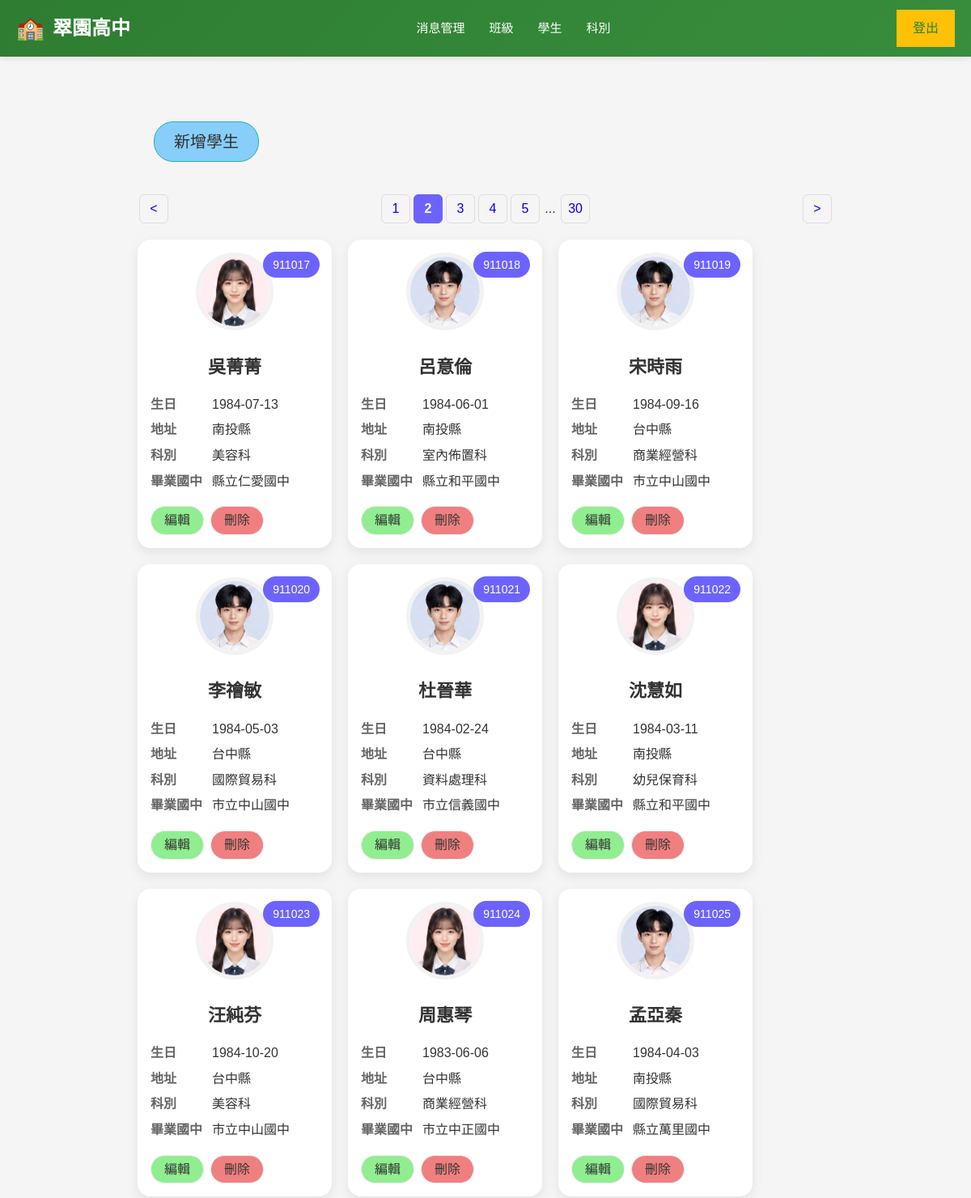
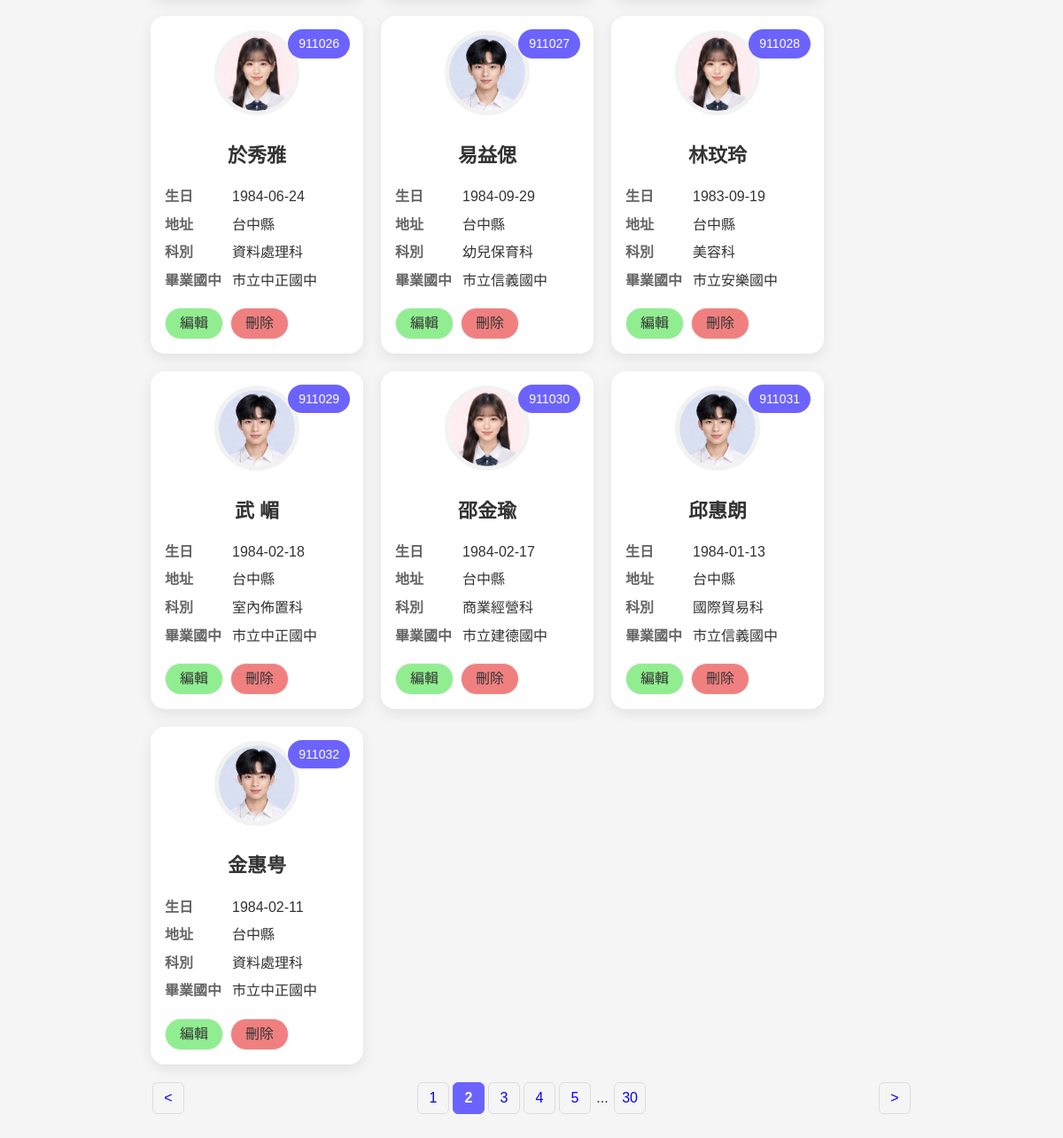
/school/admin.php?inc=students&page=2, run on the app's committed database (2 pictures, top to bottom).
### tables this page shows
CREATE TABLE `students` (
  `id` int(10) UNSIGNED NOT NULL,
  `school_num` int(6) DEFAULT NULL COMMENT '學號',
  `name` varchar(8) DEFAULT NULL COMMENT '姓名',
  `birthday` date DEFAULT NULL COMMENT '出生年月日',
  `uni_id` varchar(10) DEFAULT NULL COMMENT '身分證號碼',
  `addr` varchar(32) DEFAULT NULL COMMENT '住址',
  `parents` varchar(8) DEFAULT NULL COMMENT '家長',
  `tel` varchar(16) DEFAULT NULL COMMENT '電話',
  `dept` varchar(8) DEFAULT NULL COMMENT '科別',
  `graduate_at` varchar(16) DEFAULT NULL COMMENT '畢業國中',
  `status_code` varchar(4) DEFAULT NULL
);

CREATE TABLE `dept` (
  `id` int(10) UNSIGNED NOT NULL,
  `code` varchar(3) NOT NULL,
  `name` varchar(32) NOT NULL
);

CREATE TABLE `graduate_school` (
  `id` int(10) UNSIGNED NOT NULL,
  `county` varchar(8) NOT NULL,
  `name` varchar(64) NOT NULL
);

### school/include/students.php (the view, shortened to what this page needs)
<a href="?inc=add_student" class='add-btn'>新增學生</a>
<?php
$total_students=$pdo->query("select count(*) from `students`")->fetchColumn();
$div=16;
$pages=ceil($total_students/$div);
$now_page=$_GET['page']??1;
$start=($now_page-1)*$div;
$sql="select
             `students`.`school_num`,
             `students`.`name`,
             `dept`.`name` as 'dept_name',
             `addr`,
             `uni_id`,
             `graduate_school`.`name` as 'graduate_school',
             `birthday`
        from `class_student`,
             `students`,
             `dept`,
             `graduate_school`
       where `class_student`.`school_num`=`students`.`school_num` AND
             `dept`.`id`=`students`.`dept` AND
             `graduate_school`.`id`=`students`.`graduate_at`
        limit $start,$div";
$students=$pdo->query($sql)->fetchAll();
?>
<div class='page-nav'>
<?php
    if($now_page-1 >0){
        $perv=$now_page-1;
        echo "<a href='?inc=students&page=$perv'> < </a>";
    }else{
        echo "<a href='javascript:return false;'> < </a>";
    }
    echo "<div>";
    $start_page=$now_page-2;
    $end_page=$now_page+2;
    if($start_page <=1){
        $start_page=1;
        $end_page=min(5,$pages);
    }
    for($i=$start_page;$i<=$end_page;$i++){
        $now_class=($now_page==$i)?"now-page":"";
       echo "<a href='?inc=students&page=$i' class='$now_class'> $i </a>";
    }
    if($now_page < $pages-2){
        echo "<span> ... </span>";
        echo "<a href='?inc=students&page=$pages'> $pages </a>";
    }
    echo "</div>";
    if($now_page+1 <=$pages){
        $next=$now_page+1;
        echo "<a href='?inc=students&page=$next'> > </a>";
    }else{
        echo "<a href='javascript:return false;'> > </a>";
    }
    ?>
</div>
<?php
echo "<div class='student-list'>";
foreach($students as $student):?>
    <div class="student-card">
        <div class="student-id">
            <?= $student['school_num']; ?>
        </div>
        <div class="student-photo">
            <?php if(isset($student['header'])):;?>
            <img src="img/<?= $student['header']; ?>">
            <?php else :;?>
            <img src="img/<?= (mb_substr($student['uni_id'],1,1)==1)?'header_default_boy.jpg':'header_default_girl.jpg'; ?>">
            <?php endif;?>
        </div>
        <div class="student-name">
            <?= $student['name'] ?>
        </div>
        <div class="student-info">
            <div class="info-row">
                <span class="label">生日</span>
                <span class="value"><?= $student['birthday']; ?></span>
            </div>
            <div class="info-row">
                <span class="label">地址</span>
                <span class="value"><?= mb_substr($student['addr'],0,3); ?></span>
            </div>
            <div class="info-row">
                <span class="label">科別</span>
                <span class="value"><?= $student['dept_name']; ?></span>
            </div>
            <div class="info-row">
                <span class="label">畢業國中</span>
                <span class="value"><?= $student['graduate_school']; ?></span>
            </div>
            <div class="btn-row">
                <a class="edit-btn" href="?inc=edit_student&num=<?= $student['school_num']; ?>">編輯</a>
                <a class="del-btn" href="?inc=delete_student&num=<?= $student['school_num']; ?>">刪除</a>
            </div>
        </div>
    </div>
    <?php endforeach;?>
</div>
<div class='page-nav'>
<?php
    if($now_page-1 >0){
        $perv=$now_page-1;
        echo "<a href='?inc=students&page=$perv'> < </a>";
    }else{
        echo "<a href='javascript:return false;'> < </a>";
    }
    echo "<div>";
    $start_page=$now_page-2;
    $end_page=$now_page+2;
    if($start_page <=1){
        $start_page=1;
        $end_page=min(5,$pages);
    }
    for($i=$start_page;$i<=$end_page;$i++){
        $now_class=($now_page==$i)?"now-page":"";
       echo "<a href='?inc=students&page=$i' class='$now_class'> $i </a>";
    }
    if($now_page < $pages-2){
        echo "<span> ... </span>";
        echo "<a href='?inc=students&page=$pages'> $pages </a>";
    }
    echo "</div>";
    if($now_page+1 <=$pages){
        $next=$now_page+1;
        echo "<a href='?inc=students&page=$next'> > </a>";
    }else{
        echo "<a href='javascript:return false;'> > </a>";
    }
    ?>
</div>

### school/css/global.css (style rules this page uses)
* { margin: 0; padding: 0; box-sizing: border-box; }
:root { --primary-color: #2e7d32; --primary-light: #388e3c; --accent-color: #ff9800; --accent-dark: #f57c00; --secondary-color: #ffc107; --text-primary: #333; --text-secondary: #666; --text-light: #999; --bg-light: #f5f5f5; --bg-lightest: #f9fbe7; --border-color: #e0e0e0; --shadow-sm: 0 2px 4px rgba(0, 0, 0, 0.1); --shadow-md: 0 4px 12px rgba(0, 0, 0, 0.08); --shadow-lg: 0 8px 20px rgba(0, 0, 0, 0.15); --transition: all 0.3s ease; }
html, body { font-family: 'Arial', 'Microsoft YaHei', sans-serif; line-height: 1.6; color: var(--text-primary); }
body { background-color: var(--bg-light); }
a { color: var(--primary-color); text-decoration: none; transition: var(--transition); }

### school/css/card.css (style rules this page uses)
.student-list { display: flex; flex-wrap: wrap; gap: 20px; margin: 16px 0; }
.student-card { width: 240px; background: #ffffff; border-radius: 16px; padding: 16px; box-shadow: 0 5px 15px rgba(0, 0, 0, 0.08); position: relative; transition: 0.3s; }
.student-id { position: absolute; top: 15px; right: 15px; background: #6c63ff; color: white; padding: 5px 12px; border-radius: 30px; font-size: 14px; }
.student-photo { text-align: center; margin-bottom: 15px; }
.student-photo img { width: 96px; height: 96px; border-radius: 50%; object-fit: cover; border: 5px solid #f2f2f2; }
.student-name { text-align: center; font-size: 22px; font-weight: bold; margin-bottom: 16px; margin-top: 20px; }
.student-info { display: flex; flex-direction: column; gap: 6px; }
.info-row { display: flex; }
.label { width: 76px; color: #666; font-weight: bold; }
.value { flex: 1; color: #333; }
.btn-row { display: flex; gap: 8px; margin-top: 12px; }
a.edit-btn { padding: 4px 16px; border: 1px solid #eee; border-radius: 20px; background: lightgreen; text-decoration: none; cursor: pointer; transition: all 0.3s ease; display: inline-block; color: #333; }
a.del-btn { padding: 4px 16px; border: 1px solid #eee; border-radius: 20px; background: lightcoral; text-decoration: none; cursor: pointer; transition: all 0.3s ease; display: inline-block; color: #333; }
.add-btn { display: inline-block; padding: 8px 24px; background: lightskyblue; margin: 20px; border: 1px solid lightseagreen; border-radius: 24px; font-size: 20px; text-decoration: none; cursor: pointer; transition: all 0.3s ease; color: #333; }
.page-nav { display: flex; justify-content: space-between; width: 100%; flex-wrap: wrap; gap: 10px; margin: 20px 0; }
.page-nav a { text-decoration: none; display: inline-block; margin: 0px 2px; padding: 4px; border: 1px solid #ddd; border-radius: 6px; width: 36px; height: 36px; text-align: center; color: blue; transition: all 0.3s ease; }
.page-nav .now-page { background: #6c63ff; color: white; border-color: #6c63ff; font-weight: 600; }

### data on the page
students: school_num "911017", name "吳菁菁", birthday "1984-07-13", addr "南投縣", dept.name "美容科", graduate_school.name "縣立仁愛國中"
students: school_num "911018", name "呂意倫", birthday "1984-06-01", addr "南投縣", dept.name "室內佈置科", graduate_school.name "縣立和平國中"
students: school_num "911019", name "宋時雨", birthday "1984-09-16", addr "台中縣", dept.name "商業經營科", graduate_school.name "市立中山國中"
students: school_num "911020", name "李禬敏", birthday "1984-05-03", addr "台中縣", dept.name "國際貿易科", graduate_school.name "市立中山國中"
students: school_num "911021", name "杜晉華", birthday "1984-02-24", addr "台中縣", dept.name "資料處理科", graduate_school.name "市立信義國中"
students: school_num "911022", name "沈慧如", birthday "1984-03-11", addr "南投縣", dept.name "幼兒保育科", graduate_school.name "縣立和平國中"
students: school_num "911023", name "汪純芬", birthday "1984-10-20", addr "台中縣", dept.name "美容科", graduate_school.name "市立中山國中"
students: school_num "911024", name "周惠琴", birthday "1983-06-06", addr "台中縣", dept.name "商業經營科", graduate_school.name "市立中正國中"
students: school_num "911025", name "孟亞秦", birthday "1984-04-03", addr "南投縣", dept.name "國際貿易科", graduate_school.name "縣立萬里國中"
students: school_num "911026", name "於秀雅", birthday "1984-06-24", addr "台中縣", dept.name "資料處理科", graduate_school.name "市立中正國中"
students: school_num "911027", name "易益偲", birthday "1984-09-29", addr "台中縣", dept.name "幼兒保育科", graduate_school.name "市立信義國中"
students: school_num "911028", name "林玟玲", birthday "1983-09-19", addr "台中縣", dept.name "美容科", graduate_school.name "市立安樂國中"
students: school_num "911029", name "武 嵋", birthday "1984-02-18", addr "台中縣", dept.name "室內佈置科", graduate_school.name "市立中正國中"
students: school_num "911030", name "邵金瑜", birthday "1984-02-17", addr "台中縣", dept.name "商業經營科", graduate_school.name "市立建德國中"
students: school_num "911031", name "邱惠朗", birthday "1984-01-13", addr "台中縣", dept.name "國際貿易科", graduate_school.name "市立信義國中"
students: school_num "911032", name "金惠甹", birthday "1984-02-11", addr "台中縣", dept.name "資料處理科", graduate_school.name "市立中正國中"

### other printed values
$pages "30"
